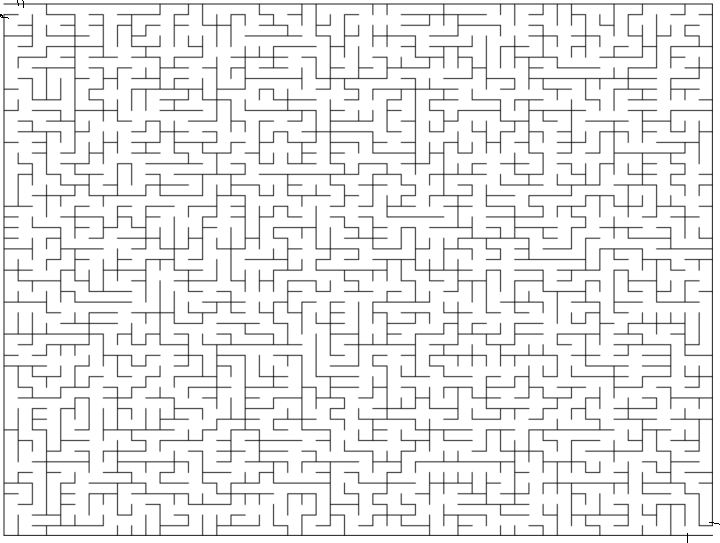
#> input picture bigmigong.png, 720 x 543 px
$ python Astar_numpy.py
#> lines starting #> are read from the running program, lines starting #| are printed output that depends on the picture; after the words box and inside, x2 and y2 are one past the last pixel; in counts of white or black regions, pixels touching at a corner belong together
#A*算法是一个最优路径查找的算法
#可以根据不同动作的损失来找到达到目标最近的方法
#本算法目前就考虑了路径的上下左右移动，尚未涉及斜对角移动
#版本说明 V1.1
#日期   2022/5/13
#作者   Qiyao
#https://gitee.com/C-Qiyao/astar-algorithm-py
from PIL import Image
import numpy as np
import matplotlib.pyplot as plt
import time

def read_img(filename):
#> called with filename = 'bigmigong.png'
    im=Image.open(filename)
#> im is the input picture: PIL image 720x543 RGBA; mean R, G, B, A 236.3, 236.3, 236.3, 255
    Img = im.convert('L')
    threshold = 200
    table = []
    for i in range(256):
        if i < threshold:
            table.append(1)
        else:
            table.append(0)
    photo = Img.point(table, '1')
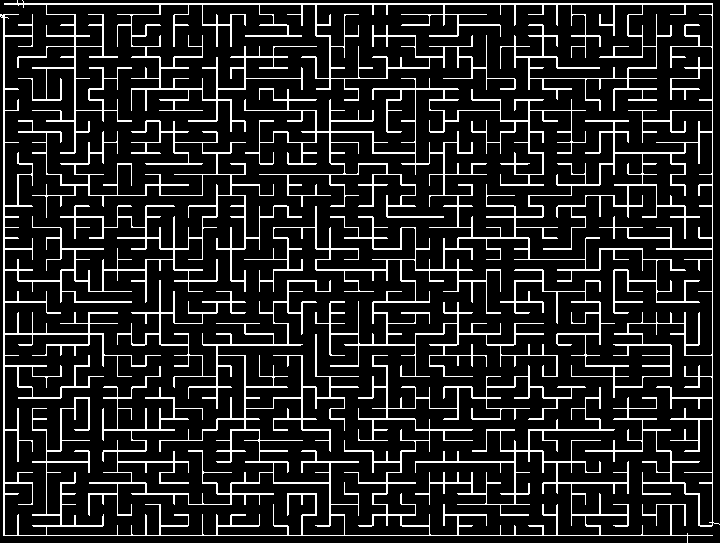
#> photo: PIL image 720x543 1; 13.4% white in thin lines or dots
    imag=np.array(photo,dtype=np.int0)
#> imag: shape (543, 720) int64; values 0 (black) and 1 (white), 13.4% white in thin lines or dots
    return imag

class Astar:
    def __init__(self,grid):
        self.grid=np.array(grid,dtype=np.int0)
        print('Imput Grid:\n',self.grid)
#> (printed output is left out)
        self.found = False  # 到达标记
        self.resign = False  # 启动标记
        self.cost=1#每移动一步花费的cost
        self.begin_point=np.array([0,0],dtype=np.int32)
        self.target_point=np.array([0,0],dtype=np.int32)
        self.W=len(grid[0])#grid宽度
#> self.W = 720
        self.H=len(grid)#grid高度
#> self.H = 543
        self.shape=(self.H,self.W)
#> self.shape = (543, 720)
        self.delta=[[-1, 0],  # 上
                     [0, -1],  # 左
                     [1, 0],  # 下
                     [0, 1]]  # 右
        self.heuristic = np.zeros(self.shape,dtype=np.int32)#生成与grid同大小的0矩阵
        self.close_matrix= np.zeros(self.shape,dtype=np.int32)#生成与grid同大小的0矩阵,用来保存周围坐标
        self.action_matrix= np.zeros(self.shape,dtype=np.int32)#生成与grid同大小的0矩阵，用来保存已经计算过的点

    def set_start(self,startx,starty):#输入起始点X，Y坐标
        self.begin_point[0]=startx
        self.begin_point[1]=starty

    def set_target(self,targetx,targety):#设置终点函数
        self.target_point[0]=targetx
        self.target_point[1]=targety

    def x_y_inrange(self,xin,yin):#检查x、yin是否超出地图边界
        if xin>=0 and xin<self.H and yin>=0 and yin<self.W:
            return True
        else:
            return False

    def calculate(self):
        self.arrive_point=np.zeros(self.shape,dtype=np.int32)
        assert(self.grid[self.begin_point[0]][self.begin_point[1]]!=1)and(self.grid[self.target_point[0]][self.target_point[1]]!=1)
        #检查起点和终点是不是在障碍物区内
        self.start=time.time()
        target_point=self.target_point
        delta=self.delta
        grid_copy=self.grid.copy()#生成grid的副本用于添加路径信息以及可视化内容
        #计算H-cost
        for i in range(self.H):#逐个计算与终点的距离值
            for j in range(self.W):
                self.heuristic[i][j] = abs(i - target_point[0]) + abs(j - target_point[1])
                if grid[i][j] == 1:#如果遇到障碍，默认给一个巨大的值，让他不可取
                    self.heuristic[i][j] = 999999
        print('H-coat Grid:\n',self.heuristic)
#> (printed output is left out)
        x = self.begin_point[0]
        y = self.begin_point[1]
        g = 0
        f = g + self.heuristic[self.begin_point[0]][self.begin_point[1]]
#> f = 1261
        cell = np.array([[f, g, x, y]],dtype=np.int32)
#> cell = [[1261, 0, 0, 0]]
        #print(cell)

        found = False  # 到达标记
        resign = False  # 启动标记
        steps=1
        while not found and not resign:
            if len(cell)==0:
                resign=True
                print('寻路失败~\n请检查路径是否封闭')
                exit()
            else:
                cell=cell[np.argsort(cell[:,0])]
                next_point=cell[0]
                cell=cell[1:]
                #print(cell)
                #print(next_point)
                ######$$$$$$$
                f=next_point[0]
                g=next_point[1]
                x=next_point[2]
                y=next_point[3]

                if x==target_point[0] and y==target_point[1]:
                    found=True
                    self.realcost=cell[0][0]
                    #print(cell)
                else:
                    for i in range(len(delta)):#计算周围四个坐标参数
                        x_new=x+delta[i][0]#x坐标跟新
                        y_new=y+delta[i][1]#y坐标跟新
                        self.arrive_point[x][y]=10
                        #判断新坐标合法性
                        if self.x_y_inrange(x_new,y_new):
                            if self.close_matrix[x_new][y_new]==0 and self.grid[x_new][y_new]==0:
                                g_new=g+self.cost
                                f_new=g_new+self.heuristic[x_new][y_new]
                                c_new=np.array([[f_new,g_new,x_new,y_new]],dtype=np.int32)
                                #print('STEPS=',steps,'xnew=',x_new,'ynew=',y_new)
                                cell=np.r_[cell,c_new]#numpy数组中加入新的点位信息
                                #print('new cell\n',cell)
                                self.close_matrix[x_new][y_new]=1
                                self.action_matrix[x_new][y_new]=i
                                steps+=1
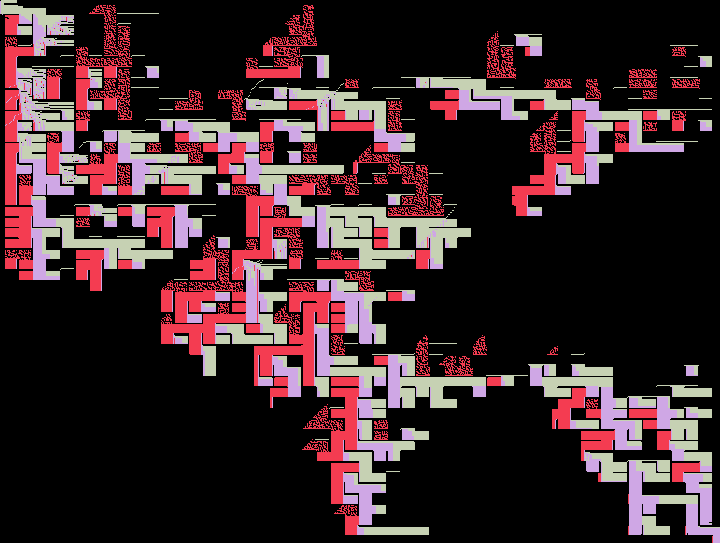
#> self.action_matrix: shape (543, 720) int32; 4 distinct labels, from 0 to 3; one colour per label, 0 black
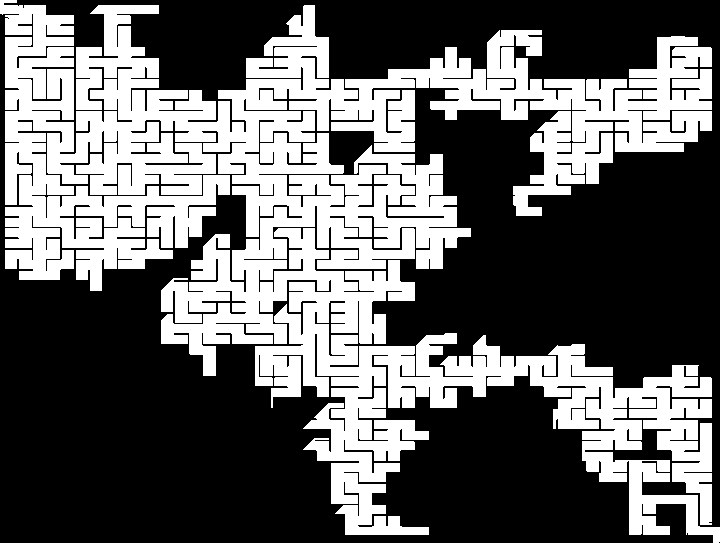
#> self.arrive_point: shape (543, 720) int32; values 0 (black) and 10 (white), 39.9% white; 1 white region, box (x1, y1, x2, y2) and area: (0, 0, 720, 543) 155935
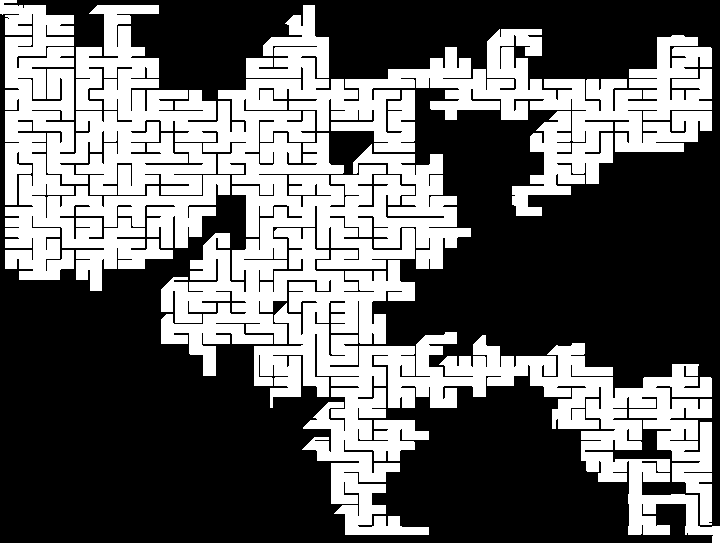
#> self.close_matrix: shape (543, 720) int32; values 0 (black) and 1 (white), 40.1% white; 1 white region, box (x1, y1, x2, y2) and area: (0, 0, 720, 543) 156638
#> after the loop, steps = 156639

        path=np.array([[target_point[0],target_point[1]]],dtype=np.int32)
        x=target_point[0]
        y=target_point[1]

        self.steps=steps
#> self.steps = 156639
        #开始根据action回溯路径
        while x!=self.begin_point[0] or y!=self.begin_point[1]:
            x_pre=x-delta[self.action_matrix[x][y]][0]
            y_pre=y-delta[self.action_matrix[x][y]][1]
            x=x_pre
            y=y_pre
            grid_copy[x][y]=10#路径颜色
            path=np.r_[[[x,y]],path]
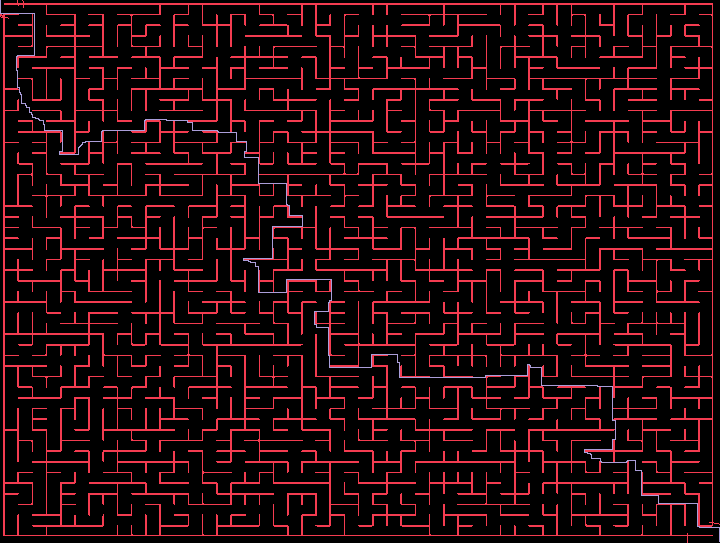
#> grid_copy: shape (543, 720) int64; 3 distinct labels, from 0 to 10; one colour per label, 0 black
        self.end=time.time()
        self.path=path
        grid_copy[grid_copy==1]=5#障碍物颜色
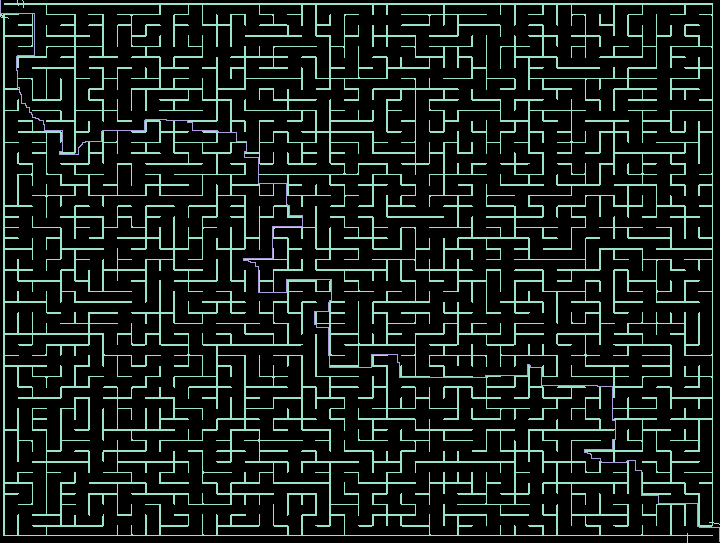
#> grid_copy: shape (543, 720) int64; 3 distinct labels, from 0 to 10; one colour per label, 0 black
        self.path_grid=grid_copy+self.arrive_point
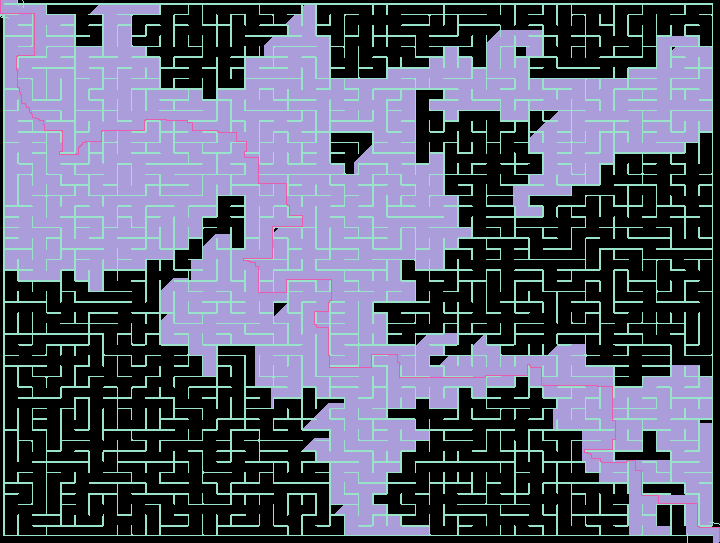
#> self.path_grid: shape (543, 720) int64; 4 distinct labels, from 0 to 20; one colour per label, 0 black


    def show_mat(self,title,mat):
        plt.matshow(mat)
        plt.title(title)
        plt.show()


if __name__ == "__main__":
    #grid为地图矩阵，其中1为障碍物，0表示空旷
    '''grid = [
       [0, 0, 0, 0, 0, 0, 1, 0, 0, 0, 0, 0, 0, 0, 0, 0, 0, 0, 0, 0, 0, 1, 0, 0, 0, 0, 0, 0, 0, 0],
       [0, 0, 0, 0, 0, 0, 0, 1, 0, 0, 0, 0, 0, 0, 0, 0, 0, 0, 1, 0, 1, 0, 1, 0, 0, 0, 0, 0, 0, 0],
       [0, 0, 0, 1, 0, 0, 0, 0, 1, 0, 0, 0, 0, 1, 1, 1, 0, 0, 1, 1, 1, 0, 0, 0, 0, 1, 1, 0, 0, 0],
       [0, 0, 0, 1, 0, 0, 0, 0, 0, 1, 0, 0, 0, 0, 0, 0, 1, 0, 0, 0, 0, 0, 0, 0, 0, 0, 0, 0, 0, 0],
       [0, 0, 0, 1, 0, 0, 0, 0, 0, 0, 1, 0, 0, 1, 1, 0, 0, 1, 0, 0, 1, 0, 1, 1, 0, 1, 1, 0, 1, 1],
       [0, 0, 0, 1, 0, 0, 0, 0, 0, 0, 1, 0, 0, 0, 0, 1, 0, 0, 1, 0, 0, 0, 0, 1, 1, 0, 0, 0, 0, 0],
       [0, 0, 1, 1, 0, 0, 0, 0, 0, 0, 0, 1, 0, 1, 0, 1, 0, 0, 0, 1, 0, 0, 0, 1, 0, 0, 1, 0, 0, 0],
       [0, 0, 0, 1, 0, 0, 0, 0, 0, 0, 0, 0, 1, 0, 0, 1, 0, 0, 0, 1, 0, 0, 0, 0, 0, 1, 0, 0, 0, 0],
       [0, 0, 0, 1, 0, 0, 0, 0, 0, 0, 0, 0, 0, 0, 0, 1, 0, 0, 0, 0, 1, 0, 0, 1, 0, 0, 1, 0, 0, 0],
       [0, 0, 0, 1, 1, 0, 0, 0, 0, 0, 0, 0, 0, 0, 0, 1, 0, 0, 0, 0, 0, 0, 0, 1, 0, 0, 0, 1, 0, 0]]'''
    #while(1):
    if True:
        grid= read_img('bigmigong.png')
    #生成算法实例对象
        k=Astar(grid)
    #设置路径起点
        k.set_start(0,0)
    #设置目标终点
    #k.set_target(1100,1788)
        k.set_target(k.H-1,k.W-1)#设置终点为右下角
    #计算路径
        k.calculate()
    #矩阵绘制显示
        k.show_mat('Path Output,STEPS='+str(k.steps)+'    COST='+str(k.realcost)+'   Time cost='+str(round((k.end-k.start),3))+'s',k.path_grid)
        #k.show_mat('arrivepoints',k.arrive_point)

$ run again, with mig2.png copied over bigmigong.png
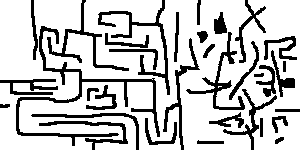
#> input picture mig2.png, 300 x 150 px
#> in read_img, im is the input picture: PIL image 300x150 RGBA; mean R, G, B, A 198.1, 198.1, 198.1, 255
#> Img: PIL image 300x150 L; 77.7% white; 34 black regions, largest, box (x1, y1, x2, y2) and area: (16, 26, 160, 146) 1676, (98, 0, 170, 95) 857, (186, 32, 245, 110) 679
#> (printed output is left out)
#> self.W = 300
#> self.H = 150
#> self.shape = (150, 300)
#> (printed output is left out)
#> after the loop in calculate, `while x!=self.begin_point[0] or y!=self.begin_point[1]:`:
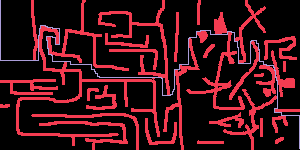
#> grid_copy: shape (150, 300) int64; 3 distinct labels, from 0 to 10; one colour per label, 0 black
#> in calculate, `self.path_grid=grid_copy+self.arrive_point`:
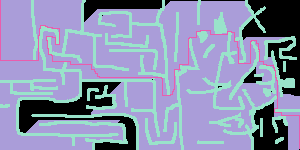
#> self.path_grid: shape (150, 300) int64; 4 distinct labels, from 0 to 20; one colour per label, 0 black
